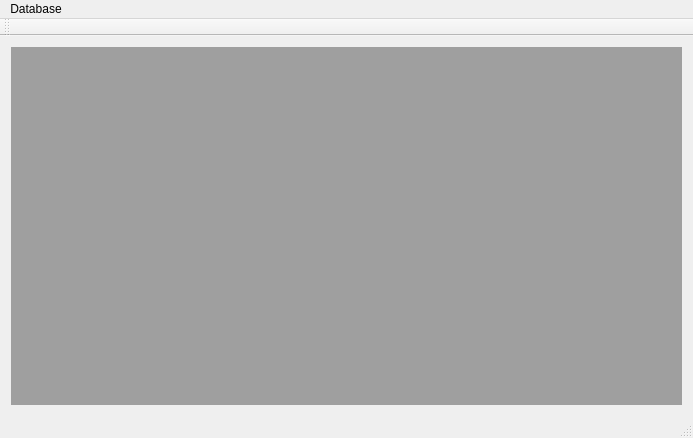
<?xml version="1.0" encoding="UTF-8"?>
<ui version="4.0">
 <class>MainWindow</class>
 <widget class="QMainWindow" name="MainWindow">
  <property name="geometry">
   <rect>
    <x>0</x>
    <y>0</y>
    <width>693</width>
    <height>438</height>
   </rect>
  </property>
  <property name="windowTitle">
   <string>MainWindow</string>
  </property>
  <widget class="QWidget" name="centralWidget">
   <layout class="QGridLayout" name="gridLayout">
    <item row="0" column="0">
     <widget class="QMdiArea" name="mdiArea"/>
    </item>
   </layout>
  </widget>
  <widget class="QMenuBar" name="menuBar">
   <property name="geometry">
    <rect>
     <x>0</x>
     <y>0</y>
     <width>693</width>
     <height>21</height>
    </rect>
   </property>
   <widget class="QMenu" name="menuDatabase">
    <property name="title">
     <string>Database</string>
    </property>
    <widget class="QMenu" name="menuOpen">
     <property name="title">
      <string>Open</string>
     </property>
     <addaction name="actionProduct"/>
     <addaction name="actionCustomer"/>
     <addaction name="actionDeal_consistence"/>
     <addaction name="actionDeal"/>
    </widget>
    <addaction name="actionConnect_to_database"/>
    <addaction name="actionDisconnect_from_database"/>
    <addaction name="separator"/>
    <addaction name="menuOpen"/>
   </widget>
   <addaction name="menuDatabase"/>
  </widget>
  <widget class="QToolBar" name="mainToolBar">
   <attribute name="toolBarArea">
    <enum>TopToolBarArea</enum>
   </attribute>
   <attribute name="toolBarBreak">
    <bool>false</bool>
   </attribute>
  </widget>
  <widget class="QStatusBar" name="statusBar"/>
  <action name="actionProduct">
   <property name="text">
    <string>Product</string>
   </property>
  </action>
  <action name="actionCustomer">
   <property name="text">
    <string>Customer</string>
   </property>
  </action>
  <action name="actionDeal_consistence">
   <property name="text">
    <string>Deal consistence</string>
   </property>
  </action>
  <action name="actionDeal">
   <property name="text">
    <string>Deal</string>
   </property>
  </action>
  <action name="actionConnect_to_database">
   <property name="text">
    <string>Connect to database</string>
   </property>
  </action>
  <action name="actionDisconnect_from_database">
   <property name="text">
    <string>Disconnect from database</string>
   </property>
  </action>
 </widget>
 <layoutdefault spacing="6" margin="11"/>
 <resources/>
 <connections/>
</ui>
